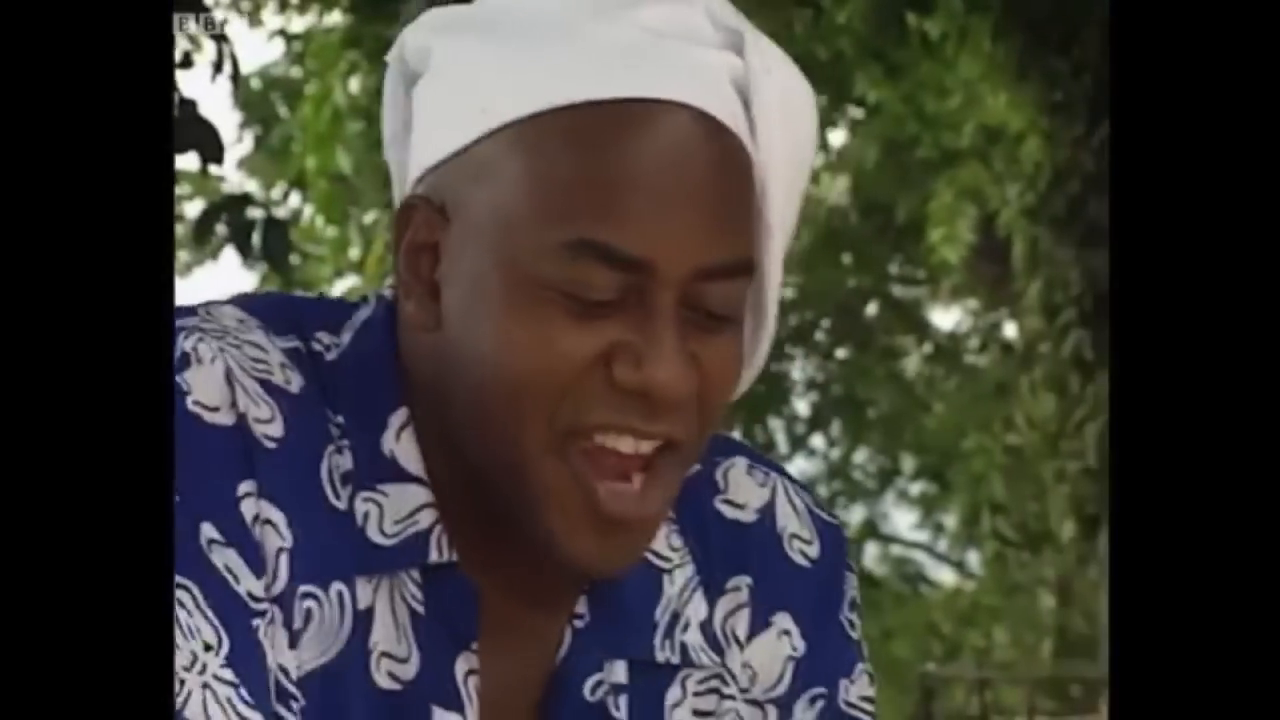
#> input picture frame 46 of Resources/Videos/Yeah.mp4, 1280 x 720 px
$ python rescale_resize.py
#> lines starting #> are read from the running program, lines starting #| are printed output that depends on the picture
#> further down, frame is the input picture: shape (720, 1280, 3); mean B, G, R 54.4, 60.2, 62.2
#pylint:disable=no-member

import cv2 as cv

# img = cv.imread('../Resources/Photos/cat.jpg')
# cv.imshow('Cat', img)

def rescaleFrame(frame, scale=0.75):
    # Images, Videos and Live Video
#> called with scale = 0.2
    width = int(frame.shape[1] * scale)
#> width = 256
    height = int(frame.shape[0] * scale)
#> height = 144

    dimensions = (width,height)
#> dimensions = (256, 144)

    return cv.resize(frame, dimensions, interpolation=cv.INTER_AREA)
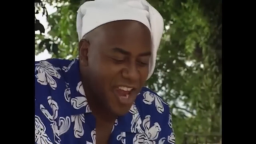
#> returned value: shape (144, 256, 3); mean of channels 0, 1, 2 54.4, 60.2, 62.2; drawn as B, G, R

def changeRes(width,height):
    # Live video
    capture.set(3,width)
    capture.set(4,height)

# Reading Videos
capture = cv.VideoCapture('../Resources/Videos/yeah.mp4')

while True:
    isTrue, frame = capture.read()

    frame_resized = rescaleFrame(frame, scale=.2)

    cv.imshow('Video', frame)
    cv.imshow('Video Resized', frame_resized)

    if cv.waitKey(20) & 0xFF==ord('d'):
#> (key Esc is pressed here)
        break

capture.release()
cv.destroyAllWindows()
